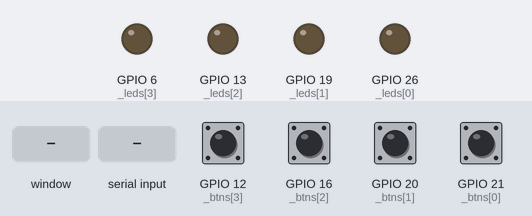
The program below on a simulated Raspberry Pi (BCM pin numbers). On the bench: output pins drawn as LEDs (lit = HIGH). The test bench sets the inputs (shaded band); at power-on: GPIO 12 (_btns[3]), GPIO 16 (_btns[2]), GPIO 20 (_btns[1]), GPIO 21 (_btns[0]) LOW. The desktop window is not drawn, its controls go by their first labels and the mouse button is held 0.15 s.

Above: at 1.2 s.
1.3 s: GPIO 12 (_btns[3]) pulled HIGH for 0.15 s
At 2.4 s:
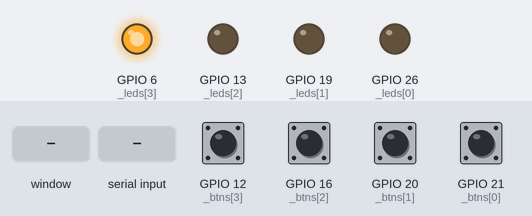
2.9 s: GPIO 16 (_btns[2]) pulled HIGH for 0.15 s
At 3.6 s:
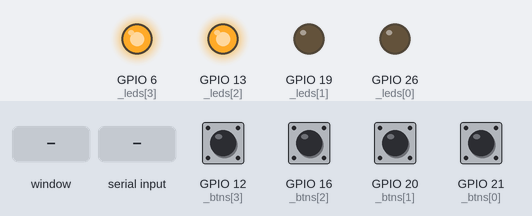
4.5 s: GPIO 20 (_btns[1]) pulled HIGH for 0.15 s
At 4.9 s:
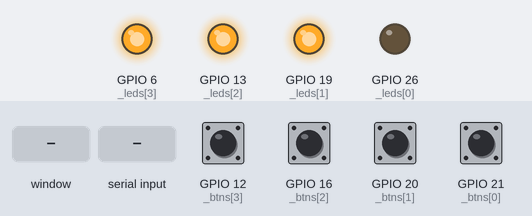
6.1 s: GPIO 21 (_btns[0]) pulled HIGH for 0.15 s
At 7.3 s:
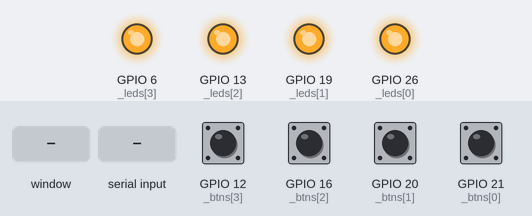
7.7 s: control labelled "Green" in the window clicked
At 8.5 s:
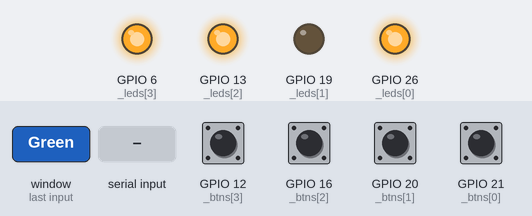
9.2 s: "blue\n" received over the second serial link
At 10.0 s:
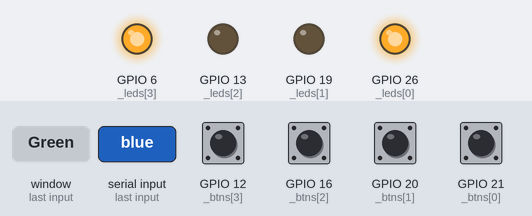
Timing chart, 0 to 12.2 s (numbered marks = the images above; inputs shaded):
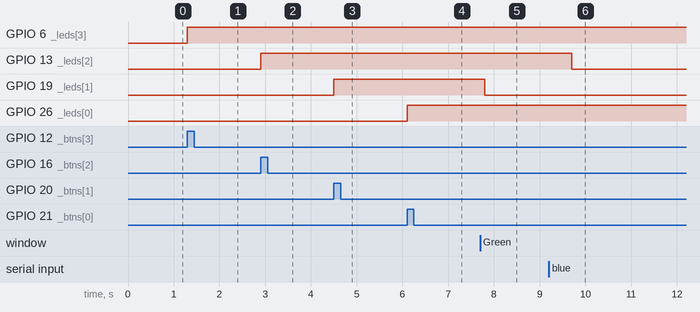

The program:

main.py
```python
import RPi.GPIO as GPIO
import time
import serial # pip install pyserial in venv

from tkinter import *


class Main:

    def __init__(self):
        self._leds = [26, 19, 13, 6]
        self._ledsStatus = [False, False, False, False]
        self._btns = [21, 20, 16, 12]

        self._setup()
        self._initIO()
        self._initCallbacks()
        self._initGui()
        self._initBT()
        self._loop()

    def _setup(self):
        GPIO.setwarnings(False)
        GPIO.setmode(GPIO.BCM)

    def _initIO(self):
        GPIO.setup(self._leds, GPIO.OUT, initial=GPIO.LOW)
        GPIO.setup(self._btns, GPIO.IN, pull_up_down=GPIO.PUD_DOWN)

    def _initCallbacks(self):
        GPIO.add_event_detect(self._btns[0], edge=GPIO.RISING, callback=lambda _: self._toggleLed(0), bouncetime=200)
        GPIO.add_event_detect(self._btns[1], edge=GPIO.RISING, callback=lambda _: self._toggleLed(1), bouncetime=200)
        GPIO.add_event_detect(self._btns[2], edge=GPIO.RISING, callback=lambda _: self._toggleLed(2), bouncetime=200)
        GPIO.add_event_detect(self._btns[3], edge=GPIO.RISING, callback=lambda _: self._toggleLed(3), bouncetime=200)

    def _toggleLed(self, index):
        self._ledsStatus[index] = not self._ledsStatus[index]
        self._update()

    def _update(self):
        for i in range(len(self._leds)):
            GPIO.output(self._leds[i], self._ledsStatus[i])

    def _initGui(self):
        self.root = Tk()
        self.root.title('Leds')

        frame = LabelFrame(self.root, text = "Led buttons", padx=10, pady=10)

        for i in range(4):
            frame.columnconfigure(i, minsize=150, weight=1)

        btn_red = Button(frame, text="Red", command=lambda: self._toggleLed(0))
        btn_red.grid(column=0, row=0, padx=10, pady=10, sticky='ew')

        btn_green = Button(frame, text="Green", command=lambda: self._toggleLed(1))
        btn_green.grid(column=1, row=0, padx=10, pady=10, sticky='ew')

        btn_blue = Button(frame, text="Blue", command=lambda: self._toggleLed(2))
        btn_blue.grid(column=2, row=0, padx=10, pady=10, sticky='ew')

        btn_yellow = Button(frame, text="Yellow", command=lambda: self._toggleLed(3))
        btn_yellow.grid(column=3, row=0, padx=10, pady=10, sticky='ew')

        frame.grid(column=0, row=0, padx=10, pady=10, sticky='ew')

    def _initBT(self):
        self.port = serial.Serial("/dev/ttyS0",9600)

    def _handleBT(self, msg):
        if msg == 'red':
            self._toggleLed(0)

        elif msg == 'green':
            self._toggleLed(1)

        elif msg == 'blue':
            self._toggleLed(2)

        elif msg == 'yellow':
            self._toggleLed(3)

        else:
            print(msg)

    def _loop(self):
        c=0
        # msg=[]  dan komen alle bytes in een list  bij msg=b"" komen alle bytes in een byte string
        msg=b""
        msgstr=""

        while True:
            self.root.update()

            if self.port.inWaiting()>0:
                c = self.port.read()  # komt binnen als byte

                if c == b'\n':
                    msgstr=msg.decode()  #
                    self._handleBT(msgstr)
                    msg=b""
                    msgstr=""

                elif c==b'\r':
                    pass

                else:
                    msg += c  # add byte aan byte string

            time.sleep(0.1)


if __name__ == "__main__":
    main = Main()
```

Measured:
- after the input at 1.3 s, GPIO 6 (_leds[3]): LOW → HIGH at once
- after the input at 2.9 s, GPIO 13 (_leds[2]): LOW → HIGH at once
- after the input at 4.5 s, GPIO 19 (_leds[1]): LOW → HIGH at once
- after the input at 6.1 s, GPIO 26 (_leds[0]): LOW → HIGH at once
- after the input at 7.7 s, GPIO 19 (_leds[1]): HIGH → LOW after 0.10 s
- after the input at 9.2 s, GPIO 13 (_leds[2]): HIGH → LOW after 0.50 s
